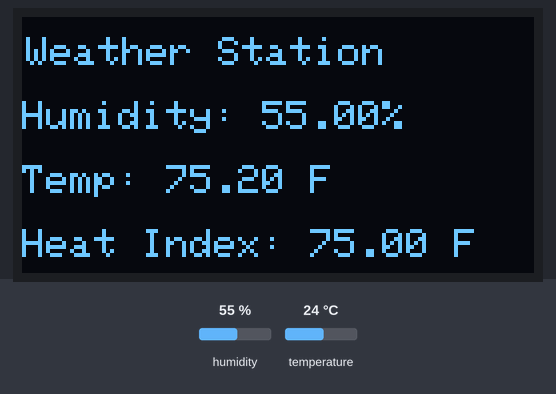
Recording of a sketch running on a simulated Arduino Uno, built with avr-gcc and run on an emulated ATmega328P. Shown: 128×64 one-colour display. Inputs (shaded band) come from the test bench; at power-on: humidity 55 %, temperature 24 °C.

Above: at 6.9 s.
7.0 s: humidity set to 22 %
At 11.0 s:
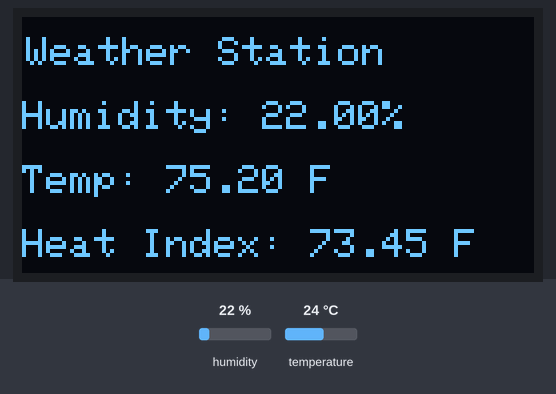
12.4 s: temperature set to 12 °C
At 15.0 s:
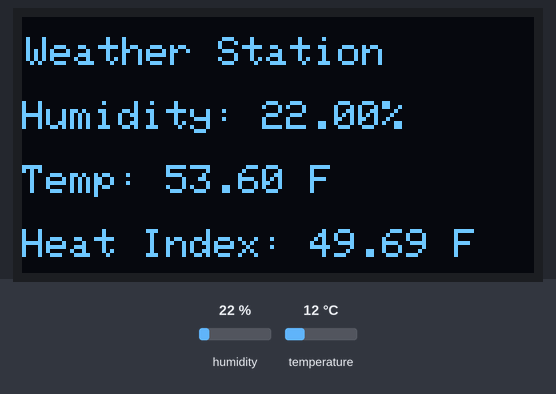
17.8 s: humidity set to 40 %
At 18.9 s:
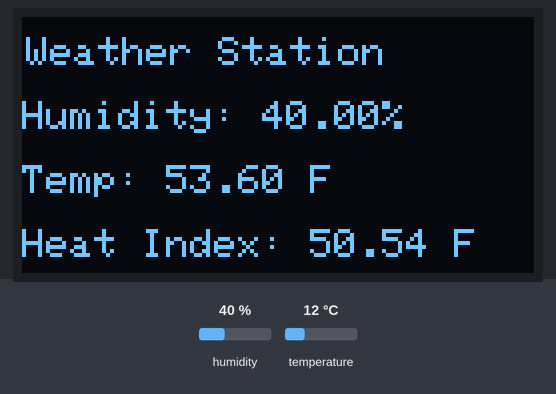
23.2 s: temperature set to 19 °C
At 26.9 s:
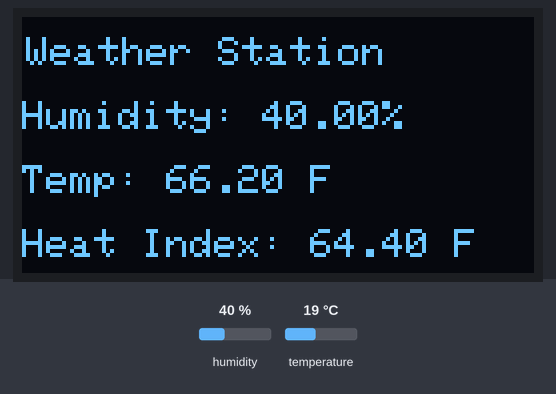
Timing chart, 0 to 28.4 s (numbered marks = the images above; inputs shaded):
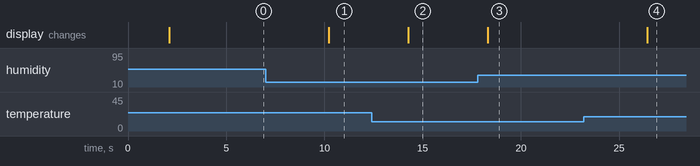

Measured:
- after the input at 7.0 s, the display: changes after 3.2 s (image 1)
- after the input at 12.4 s, the display: changes after 1.9 s (image 2)
- after the input at 17.8 s, the display: changes after 0.52 s (image 3)
- after the input at 23.2 s, the display: changes after 3.2 s (image 4)

The sketch:

OLED_WEATHER_STATION.ino
```cpp
    #include "DHT.h" // Include the Adafruit DHT library
    #include <SPI.h>
    #include <Wire.h>
    #include <Adafruit_GFX.h>
    #include <Adafruit_SSD1306.h>

    #define DHTPIN 8    // Define the digital pin the DHT11 data pin is connected to
    #define DHTTYPE DHT11 // Specify the type of DHT sensor being used (DHT11 in this case)
    #define SCREEN_WIDTH 128 // OLED display width, in pixels
    #define SCREEN_HEIGHT 64 // OLED display height, in pixels
    #define OLED_RESET -1 // Reset pin # (or -1 if sharing Arduino reset pin)
    #define SCREEN_ADDRESS 0x3C

    Adafruit_SSD1306 display(SCREEN_WIDTH, SCREEN_HEIGHT, &Wire, OLED_RESET);


    // Initialize DHT sensor.
    // Parameter 1: Pin number
    // Parameter 2: DHT type (DHT11, DHT22)
    DHT dht(DHTPIN, DHTTYPE);


    void setup() {


      Serial.begin(9600); // Initialize serial communication for output


      if (!display.begin(SSD1306_SWITCHCAPVCC, SCREEN_ADDRESS)) {
      Serial.println(F("SSD1306 allocation failed"));
      for (;;); // Don't proceed, loop forever
      }


      dht.begin(); // Initialize the DHT sensor


    }

    void loop() {
      delay(2000); // Wait 2 seconds between measurements.

      // Read humidity (as a percentage)
      float h = dht.readHumidity();
      // Read temperature as Celsius (the default)
      float t = dht.readTemperature();
      // Read temperature as Fahrenheit (isFahrenheit = true)
      float f = dht.readTemperature(true);

      // Check if any reads failed and exit early (to try again).
      if (isnan(h) || isnan(t) || isnan(f)) {
        Serial.println(F("Failed to read from DHT sensor!"));
        return;
      }

      // Compute heat index in Fahrenheit (the default)
      float hif = dht.computeHeatIndex(f, h);
      // Compute heat index in Celsius
      float hic = dht.computeHeatIndex(t, h, false);

      display.clearDisplay();
      // Display Text
      display.setTextSize(1);
      display.setTextColor(WHITE);
      display.setCursor(1, 5);
      display.println("Weather Station");
      display.println();
      display.print("Humidity: ");

      display.print(h);
      display.println("%");
      display.println();
      display.print("Temp: ");
      display.print(f);
      display.println(" F");
      display.println();

      display.print("Heat Index: ");
      display.print(hif);
      display.println(" F");


      display.display();
      display.clearDisplay();
      delay(2000);
    }
```
